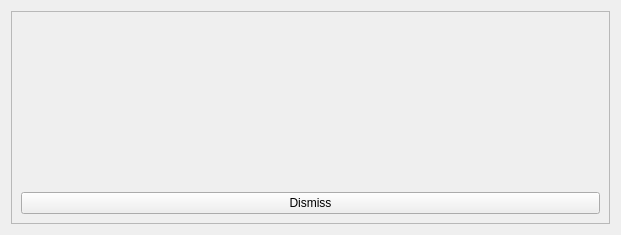
<?xml version="1.0" encoding="UTF-8"?>
<ui version="4.0">
 <class>NotificationMessage</class>
 <widget class="QWidget" name="NotificationMessage">
  <property name="geometry">
   <rect>
    <x>0</x>
    <y>0</y>
    <width>621</width>
    <height>235</height>
   </rect>
  </property>
  <property name="sizePolicy">
   <sizepolicy hsizetype="Minimum" vsizetype="Preferred">
    <horstretch>0</horstretch>
    <verstretch>0</verstretch>
   </sizepolicy>
  </property>
  <property name="windowTitle">
   <string>NotificationMessage</string>
  </property>
  <layout class="QVBoxLayout" name="verticalLayout">
   <item>
    <widget class="QFrame" name="frame">
     <property name="frameShape">
      <enum>QFrame::StyledPanel</enum>
     </property>
     <property name="frameShadow">
      <enum>QFrame::Raised</enum>
     </property>
     <layout class="QVBoxLayout" name="verticalLayout_2">
      <item>
       <widget class="QLabel" name="label">
        <property name="sizePolicy">
         <sizepolicy hsizetype="Expanding" vsizetype="Minimum">
          <horstretch>0</horstretch>
          <verstretch>0</verstretch>
         </sizepolicy>
        </property>
        <property name="text">
         <string/>
        </property>
        <property name="wordWrap">
         <bool>true</bool>
        </property>
       </widget>
      </item>
      <item>
       <widget class="QPushButton" name="btnDismiss">
        <property name="text">
         <string>Dismiss</string>
        </property>
       </widget>
      </item>
     </layout>
    </widget>
   </item>
  </layout>
 </widget>
 <resources/>
 <connections/>
</ui>
